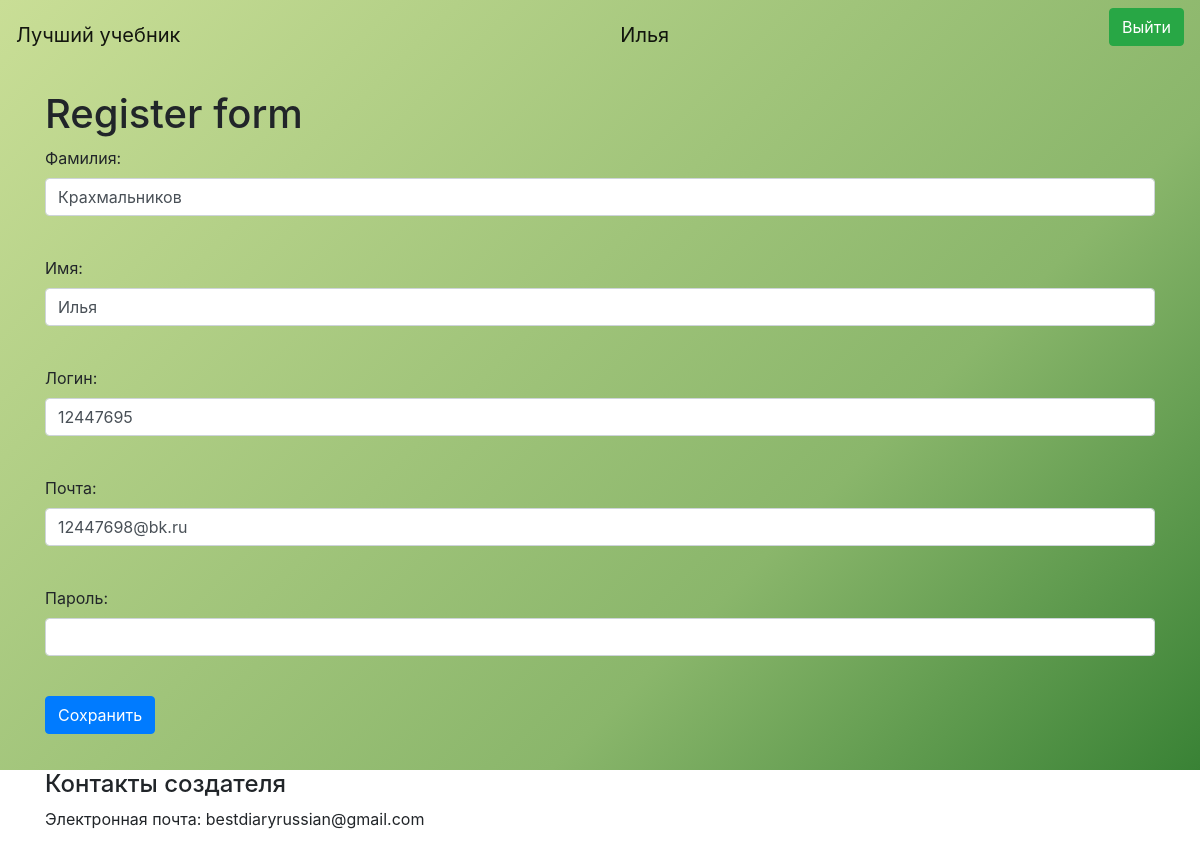
/newTeacher/4 (signed in), run on the app's committed database.
### data/teachers.py (models this page shows, shortened)
class Teacher(SqlAlchemyBase, UserMixin):
    __tablename__ = 'teachers'
    id = sqlalchemy.Column(sqlalchemy.Integer,
                           primary_key=True, autoincrement=True)
    surname = sqlalchemy.Column(sqlalchemy.String, nullable=True)
    name = sqlalchemy.Column(sqlalchemy.String, nullable=True)
    login = sqlalchemy.Column(sqlalchemy.String, nullable=True)
    email = sqlalchemy.Column(sqlalchemy.String, nullable=True)
    hashed_password = sqlalchemy.Column(sqlalchemy.String, nullable=True)
    adminId = sqlalchemy.Column(sqlalchemy.Integer, nullable=True)

### main.py (the view, shortened to what this page needs)
@app.route('/newTeacher/<int:id>', methods=['GET', 'POST'])
def edit_teacher(id):
    coc = request.cookies.get("coc", 0)
    if coc:
        us = coc.split(';')[1]
        nameUs = coc.split(';')[2]
        form = RegisterFormTeacher()
        if request.method == "GET":
            db_sess = db_session.create_session()
            teacher = db_sess.query(Teacher).filter(Teacher.id == id).first()
            if teacher:
                form.surname.data = teacher.surname
                form.name.data = teacher.name
                form.login.data = teacher.login
                form.email.data = teacher.email
            else:
                abort(404)
        return render_template('registerTeacher.html',
                               title='Редактирование учителя',
                               form=form, us=us, nameUs=nameUs)
    else:
        return redirect('/')

### forms/teacher.py
class RegisterFormTeacher(FlaskForm):
    surname = StringField('Фамилия:', validators=[DataRequired()])
    name = StringField('Имя:', validators=[DataRequired()])
    login = StringField('Логин:', validators=[DataRequired()])
    email = EmailField('Почта:', validators=[DataRequired()])
    password = PasswordField('Пароль:', validators=[DataRequired()])
    submit = SubmitField('Сохранить')

### data/db_session.py (called while the page is built)
def create_session() -> Session:
    global __factory
    return __factory()

### main.py (called while the page is built)
@login_manager.user_loader
def load_user(user_id):
    db_sess = db_session.create_session()
    return db_sess.query(User).get(user_id)

### templates/registerTeacher.html (shortened to what this page needs)
{% extends "base.html" %}
{% block content %}
<h1>Register form</h1>
<form action="" method="post">
    <p>
        {{ form.surname.label }}<br>
        {{ form.surname(class="form-control") }}<br>
    </p>
    <p>
        {{ form.name.label }}<br>
        {{ form.name(class="form-control") }}<br>
    </p>
    <p>
        {{ form.login.label }}<br>
        {{ form.login(class="form-control") }}<br>
    </p>
    <p>
        {{ form.email.label }}<br>
        {{ form.email(class="form-control", type="email") }}<br>
    </p>
    <p>
        {{ form.password.label }}<br>
        {{ form.password(class="form-control", type="password") }}<br>
    </p>
    <p>{{ form.submit(type="submit", class="btn btn-primary") }}</p>
</form>
{% endblock %}

### templates/base.html (shortened to what this page needs)
<!doctype html>
<html lang="en">
<head>
    <link rel="stylesheet"
          href="https://stackpath.bootstrapcdn.com/bootstrap/4.4.1/css/bootstrap.min.css"
>
</head>
<body>
{% if bg == "img" %}
<div class="custom-div_image_1">
{% else %}
<div class="custom-div">
{% endif %}
    <header>
        <nav class="navbar navbar-light">
            <a class="navbar-brand" href="#">Лучший учебник</a>
            {% if us != "None" %}
                <a class="navbar-brand" href="/logout">{{ nameUs }}</a>
                <p>
                    <a class="btn btn-success" href="/logout">Выйти</a>
                </p>
            {% else %}
                <p>
                    <a class="btn btn-success" href="/login">Войти</a>
                </p>
            {% endif %}
        </nav>
    </header>
    <main role="main" class="container">
        {% block content %}{% endblock %}
    </main>
</div>
<footer>
    <div class="custom-center">
        <div class="container">
            <div class="row">
                <div class="col-md-6">
                    <h4>Контакты создателя</h4>
                    <p>Электронная почта: bestdiaryrussian@gmail.com</p>
                </div>
            </div>
        </div>
    </div>
</footer>
</body>
</html>

### templates/base.html (style rules this page uses)
main { min-height: 700px; max-width: 800px; margin: 0 auto; padding: 20px; }
.custom-div { background: linear-gradient(135deg, #c9de96 0%,#8ab66b 67%,#398235 100%); }
.custom-center { align-items: center }

### data on the page
Teacher: name "Илья", surname "Крахмальников", login "12447695", email "12447698@bk.ru"
